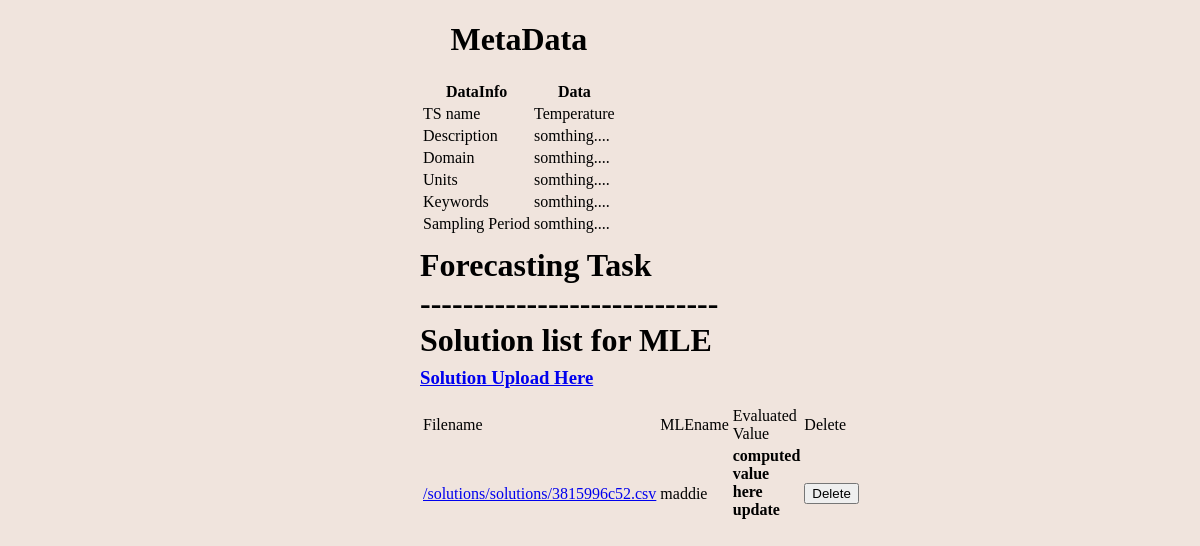
The page /file/ on the database as committed earlier.
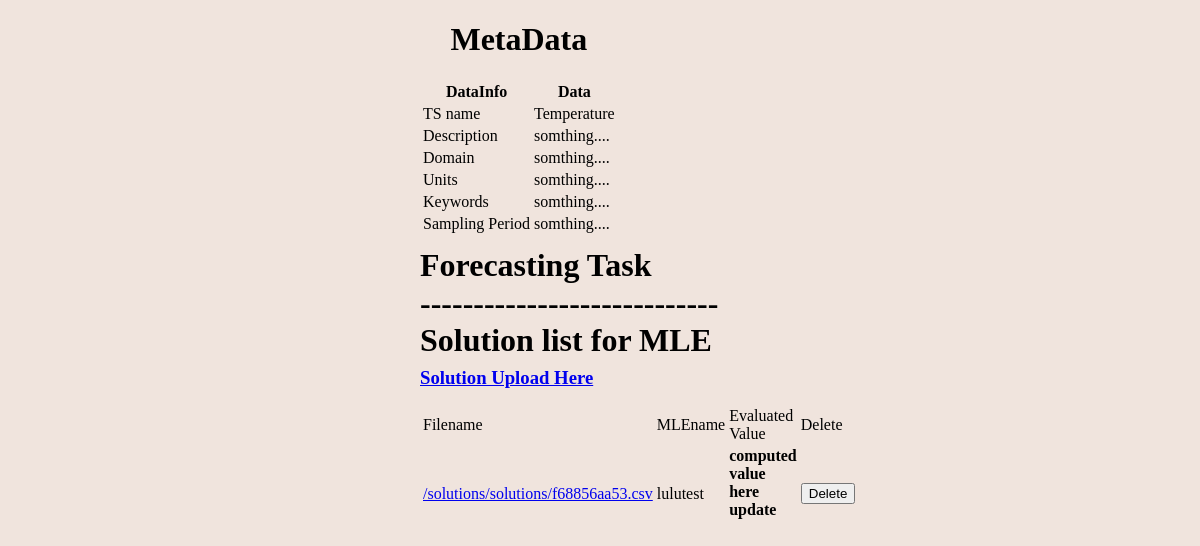
The same page on the database as committed later.
### file_upload/models.py (models this page shows, shortened)
class File(models.Model):
    upload_method = models.CharField(max_length=20, verbose_name="User Name")
    file = models.FileField(upload_to=user_directory_path, null=True)

### file_upload/views.py (the view)
# urls.py: path('', views.file_list, name='file_list'),
def file_list(request):
    files = File.objects.order_by('-id')
    return render(request, 'file_list.html', {'files': files})

### file_upload/templates/file_list.html (shortened to what this page needs)
{% block content %}
<table>
  <caption>
    <h1><b>MetaData</b></h1>
  </caption>
  <tr>
    <th>DataInfo</th>
    <th>Data</th>
  </tr>
  <tr>
    <td>TS name</td>
    <td>Temperature</td>
  </tr>
  <tr>
    <td>Description</td>
    <td>somthing....</td>
  </tr>
  <tr>
    <td>Domain</td>
    <td>somthing....</td>
  </tr>
  <tr>
    <td>Units</td>
    <td>somthing....</td>
  </tr>
  <tr>
    <td>Keywords</td>
    <td>somthing....</td>
  </tr>
  <tr>
    <td>Sampling Period</td>
    <td>somthing....</td>
  </tr>
</table>
<h1>Forecasting Task</h1>
<h1>----------------------------</h1>
<h1>Solution list for MLE</h1>
<h3><a href="/file/upload/">Solution Upload Here </a></h3>
{% if files %}
<table class="table table-striped">
  <tbody>
    <tr>
      <td>Filename</td>
      <td>MLEname</td>
      <td>Evaluated Value</td>
      <td>Delete</td>
    </tr>
    {% for file in files %}
    <tr>
      <td><a href="{{ file.file.url }}">{{ file.file.url }}</a></td>
      <td>{{ file.upload_method }}</td>
      <td><h4>computed value here update</h4></td>
      <td>
        <a href="{% url 'file_upload:delete_file' file.id %}"
          ><button type="submit" class="btn btn-danger btn-sm">
            Delete
          </button></a
        >
      </td>
    </tr>
    {% endfor %}
  </tbody>
</table>
{% else %}
<p>
  No files uploaded yet. Please click
  <a href="{% url 'file_upload:file_upload' %}">here</a> to upload files.
</p>
{% endif %} {% endblock %}

Rows that differ between the two databases and show on the page:
removed File: file "/solutions/solutions/3815996c52.csv", upload_method "maddie"
added File: file "/solutions/solutions/f68856aa53.csv", upload_method "lulutest"
